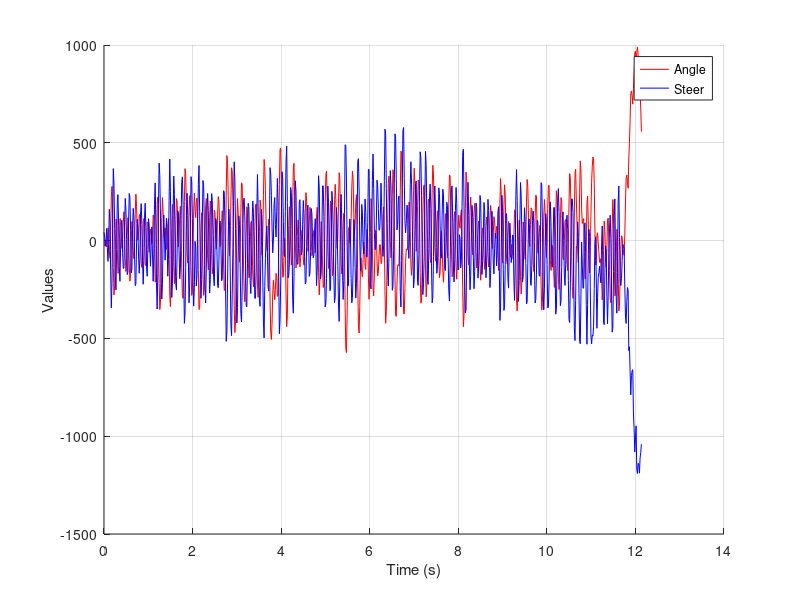

MATLAB code to generate this figure:
% chart of pid tuning
clear all; close all;
data = [-0.10 42
-0.10 16
0.00 -29
0.01 0
-0.13 62
0.00 -37
0.26 -106
0.23 -19
-0.22 160
-0.36 92
0.13 -160
0.89 -344
1.11 -218
0.52 85
-0.55 368
-1.11 295
-0.93 61
-0.23 -174
0.44 -252
0.42 -46
-0.18 200
-0.67 235
-0.63 78
-0.09 -134
0.45 -208
0.43 -38
0.10 91
-0.16 104
0.04 -60
0.37 -142
0.59 -140
0.22 74
-0.37 216
-0.63 158
-0.44 5
0.11 -174
0.47 -161
0.12 93
-0.48 241
-0.83 222
-0.66 50
-0.02 -165
0.39 -148
0.18 57
-0.22 165
-0.37 115
-0.04 -68
0.56 -230
0.95 -222
0.70 -11
0.23 109
0.01 60
0.18 -79
0.50 -167
0.54 -95
0.01 135
-0.47 189
-0.55 82
-0.16 -102
0.39 -223
0.45 -84
-0.00 120
-0.48 191
-0.51 66
-0.06 -131
0.38 -182
0.35 -46
-0.04 112
-0.24 79
-0.09 -41
0.23 -131
0.20 -25
-0.06 70
0.10 -69
0.52 -208
0.47 -65
-0.16 186
-0.85 295
-0.83 90
-0.08 -214
0.75 -350
0.89 -168
0.13 186
-0.88 396
-1.41 332
-1.26 126
-0.40 -182
0.47 -299
0.88 -220
0.59 19
0.11 131
0.04 14
0.26 -100
0.14 12
-0.18 114
-0.12 -4
0.34 -182
0.45 -97
-0.19 206
-1.12 417
-1.35 252
-0.71 -76
0.25 -291
0.74 -218
0.26 127
-0.55 330
-0.88 236
-0.45 -39
0.28 -219
0.86 -253
0.81 -69
0.24 152
-0.13 141
0.06 -52
0.52 -195
0.70 -141
0.23 108
-0.54 297
-1.13 326
-1.18 186
-0.37 -167
0.80 -423
1.47 -371
1.35 -138
0.61 130
-0.18 242
-0.46 129
-0.11 -101
0.64 -318
0.92 -222
0.43 61
-0.53 327
-1.12 299
-1.07 113
-0.26 -209
0.60 -335
0.97 -241
0.65 -4
0.47 -32
0.80 -232
0.87 -174
0.28 90
-0.59 287
-1.41 384
-1.39 150
-0.74 -110
0.17 -295
0.57 -200
0.11 110
-0.67 307
-1.12 279
-0.97 90
-0.11 -222
0.71 -319
0.86 -144
0.29 136
-0.36 241
-0.60 155
-0.26 -58
0.47 -268
0.81 -200
0.43 57
-0.28 240
-0.68 206
-0.53 31
0.10 -190
0.62 -231
0.58 -60
0.13 113
-0.17 105
0.00 -55
0.52 -229
0.90 -241
0.81 -100
0.27 93
-0.12 99
-0.09 -27
0.34 -205
0.61 -196
0.29 13
-0.50 255
-1.02 250
-1.00 99
-0.17 -242
1.04 -515
1.74 -466
1.59 -213
0.90 21
0.07 162
-0.31 77
-0.02 -157
0.80 -428
1.49 -486
1.43 -272
0.82 -42
-0.14 175
-1.32 403
-1.88 306
-1.66 63
-0.75 -241
0.31 -421
0.86 -342
0.55 -53
-0.09 126
-0.44 82
-0.18 -129
0.57 -372
1.18 -416
1.15 -235
0.35 88
-0.48 201
-1.08 217
-1.25 121
-0.75 -127
0.09 -333
0.69 -338
0.57 -115
-0.25 191
-0.76 173
-0.74 20
-0.19 -204
0.36 -271
0.40 -131
-0.12 100
-0.71 202
-0.95 137
-0.57 -85
0.19 -296
0.71 -294
0.75 -161
0.05 142
-0.89 338
-1.16 182
-0.68 -92
0.18 -311
0.83 -336
0.71 -97
0.00 160
-0.30 82
0.10 -180
0.92 -417
1.66 -498
1.51 -235
1.04 -92
0.42 22
-0.15 75
-0.22 -63
0.15 -238
0.44 -258
-0.15 78
-1.23 373
-1.88 342
-2.02 230
-1.67 62
-1.09 -62
-0.81 2
-1.02 185
-1.21 220
-1.00 83
-0.67 19
-0.73 150
-1.14 318
-1.11 196
-0.18 -182
1.15 -476
1.87 -405
1.89 -217
1.10 106
-0.05 352
-0.75 314
-0.73 98
-0.28 -74
0.05 -81
-0.26 148
-1.06 405
-1.76 483
-1.54 194
-0.45 -190
0.31 -182
0.69 -124
0.51 59
-0.13 272
-0.50 247
-0.31 56
0.67 -306
1.49 -371
1.58 -184
0.90 114
-0.03 306
-0.56 256
-0.37 20
0.10 -121
0.42 -119
0.36 -2
-0.16 200
-0.54 209
-0.35 21
0.01 -74
0.21 -54
0.03 82
-0.38 205
-0.50 137
-0.06 -81
0.57 -221
0.98 -215
0.81 -31
0.25 152
-0.22 182
-0.12 1
0.38 -183
0.68 -167
0.61 -56
0.03 164
-0.31 138
-0.22 3
0.06 -88
0.21 -72
0.02 51
-0.25 112
-0.01 -67
0.53 -230
0.68 -140
0.22 99
-0.66 332
-1.11 276
-0.79 11
-0.05 -197
0.39 -167
0.19 46
-0.50 280
-0.96 280
-0.89 124
-0.13 -173
0.78 -339
1.35 -319
1.42 -194
0.79 81
-0.13 279
-0.57 193
-0.37 -15
0.34 -256
0.81 -251
0.52 4
-0.27 252
-0.72 209
-0.63 49
-0.02 -180
0.72 -317
1.15 -288
0.84 -41
0.11 169
-0.16 66
0.11 -127
0.76 -329
1.39 -413
1.28 -195
0.37 146
-0.47 236
-0.68 76
-0.30 -139
0.35 -301
0.56 -204
-0.10 139
-1.37 490
-2.21 485
-2.29 299
-1.52 -31
-0.48 -233
0.25 -227
0.27 -22
-0.03 111
-0.06 33
0.45 -194
1.08 -318
1.42 -290
1.27 -139
0.55 108
0.12 72
0.31 -136
0.79 -294
0.94 -221
0.33 74
-0.87 404
-1.71 419
-1.89 264
-1.35 0
-0.58 -153
-0.36 -13
-0.65 185
-0.74 143
-0.38 -26
-0.03 -68
-0.13 79
-0.50 213
-0.59 144
-0.10 -83
0.23 -83
0.05 93
-0.70 364
-1.20 364
-0.77 41
0.16 -223
0.86 -247
0.67 35
-0.12 308
-0.97 443
-1.13 267
-0.69 43
-0.16 -46
0.21 -43
0.12 101
-0.42 309
-0.72 279
-0.64 163
-0.31 53
-0.08 57
-0.09 131
-0.47 294
-0.45 174
0.03 -17
0.50 -81
0.69 -23
0.03 307
-1.04 570
-1.69 544
-1.45 267
-0.56 -29
0.35 -150
1.17 -232
1.32 -69
0.79 190
0.01 358
-0.35 280
0.02 19
0.90 -254
1.45 -235
1.36 -52
0.47 291
-0.75 546
-1.53 524
-1.55 319
-0.91 55
-0.51 83
-0.49 201
-0.52 228
0.09 -39
1.03 -264
1.83 -339
1.79 -103
0.84 272
-0.52 563
-1.48 578
-1.50 317
-0.98 102
-0.44 40
-0.17 89
-0.19 181
-0.18 170
0.33 -41
0.79 -91
0.78 38
0.19 285
-0.50 403
-0.71 289
-0.40 102
0.18 -50
1.03 -242
1.48 -199
1.17 56
0.37 292
-0.22 304
-0.01 38
0.72 -214
1.24 -229
1.21 -72
0.39 256
-0.65 454
-1.28 422
-1.24 231
-0.49 -64
0.54 -276
1.10 -220
1.14 -79
0.44 218
-0.60 456
-1.15 383
-0.86 112
0.10 -209
0.81 -224
0.85 -40
0.23 226
-0.35 289
-0.45 163
0.18 -131
1.04 -318
1.54 -289
1.37 -81
0.64 164
-0.15 279
-0.42 161
-0.14 -35
0.36 -167
0.61 -128
0.34 53
-0.35 270
-0.76 241
-0.64 76
-0.16 -84
0.19 -90
-0.09 128
-0.58 263
-0.85 237
-0.55 37
0.08 -140
0.55 -153
0.40 45
-0.06 196
-0.35 179
0.07 -81
0.76 -253
1.34 -309
1.32 -141
0.68 114
-0.15 271
-0.74 280
-0.69 91
-0.11 -140
0.47 -211
0.59 -96
0.08 154
-0.55 272
-0.79 192
-0.37 -51
0.16 -150
0.52 -146
0.34 30
0.25 11
0.53 -139
0.63 -102
0.03 175
-1.02 450
-1.76 467
-1.53 167
-0.47 -202
0.66 -369
1.40 -354
1.24 -84
0.46 193
-0.34 298
-0.50 130
-0.00 -124
0.63 -251
0.89 -177
0.57 22
-0.02 180
-0.29 118
0.01 -88
0.58 -246
0.76 -159
0.48 7
-0.16 192
-0.56 174
-0.35 -25
0.18 -192
0.40 -125
0.17 30
-0.46 231
-0.81 204
-0.57 3
0.02 -173
0.26 -102
0.13 23
-0.36 195
-0.59 153
-0.27 -47
0.29 -190
0.48 -109
0.28 30
-0.29 211
-0.54 154
-0.22 -55
0.44 -240
0.72 -169
0.55 -19
0.02 150
-0.16 71
0.15 -114
0.49 -170
0.41 -42
0.16 39
0.04 12
0.29 -129
0.25 -45
-0.22 147
-0.61 173
-0.21 -105
0.77 -408
1.27 -340
0.93 -54
-0.00 232
-0.46 149
-0.08 -145
0.68 -357
1.14 -336
0.93 -123
0.16 134
-0.38 138
-0.48 21
-0.04 -192
0.39 -243
0.22 -50
-0.22 89
-0.34 10
-0.13 -112
-0.08 -68
-0.27 29
-0.38 25
0.07 -202
0.63 -306
0.56 -116
-0.31 230
-1.21 363
-1.44 206
-0.94 -60
0.01 -311
0.42 -203
0.03 84
-0.73 297
-1.09 231
-0.84 29
-0.09 -212
0.38 -185
0.26 -2
-0.22 168
-0.38 97
0.02 -118
0.77 -324
1.25 -313
1.09 -116
0.47 89
-0.02 111
-0.12 6
0.33 -219
0.67 -229
0.64 -126
0.07 103
-0.44 151
-0.63 85
-0.21 -142
0.49 -319
0.93 -301
0.90 -172
0.22 103
-0.25 99
-0.26 -31
0.07 -177
0.31 -182
-0.05 42
-0.89 296
-1.42 284
-1.27 80
-0.39 -241
0.49 -354
0.84 -243
0.56 -30
-0.04 138
-0.35 92
-0.06 -122
0.66 -344
1.13 -339
1.13 -213
0.35 110
-0.40 198
-0.61 68
-0.39 -84
-0.10 -136
-0.15 -29
-0.64 169
-0.96 169
-0.51 -110
0.44 -376
1.02 -352
0.87 -120
-0.02 203
-0.77 266
-1.00 144
-0.45 -149
0.38 -333
0.88 -307
0.81 -137
0.18 101
-0.36 147
-0.39 1
0.01 -176
0.41 -229
0.43 -124
-0.06 92
-0.49 130
-0.61 58
-0.07 -203
0.77 -404
1.37 -419
1.29 -222
0.57 50
-0.33 213
-0.94 213
-1.18 144
-0.59 -165
0.48 -446
1.36 -511
1.46 -307
0.85 -30
0.40 -30
-0.21 96
-0.45 16
0.07 -271
0.99 -515
1.63 -527
1.45 -276
0.65 -7
0.35 -120
0.41 -243
0.45 -243
-0.22 49
-0.78 91
-0.78 -62
-0.15 -330
0.76 -530
0.91 -328
0.38 -71
-0.29 58
-0.66 21
-0.30 -238
0.53 -487
1.19 -528
1.51 -484
1.71 -488
1.68 -438
1.16 -244
0.24 -16
-0.48 19
-0.50 -187
0.11 -448
0.16 -290
-0.05 -185
-0.24 -165
-0.44 -131
-0.45 -181
-0.37 -216
-0.74 -28
-1.21 75
-1.01 -139
-0.20 -416
0.40 -430
0.18 -161
-0.28 -27
-0.54 -54
-0.17 -284
0.42 -425
0.46 -272
0.00 -66
-0.61 61
-1.18 130
-1.27 10
-0.67 -258
0.25 -468
0.84 -448
0.55 -159
-0.32 127
-1.13 213
-1.08 -32
-0.43 -287
0.23 -371
0.20 -162
-0.67 200
-1.44 279
-1.32 16
-0.71 -196
-0.19 -230
0.10 -194
0.07 -101
-0.13 -19
-0.24 -30
-0.30 -38
0.13 -237
0.77 -386
1.28 -424
1.34 -311
1.18 -240
1.07 -254
1.67 -562
2.01 -543
2.47 -668
3.00 -788
3.06 -690
2.96 -667
2.79 -660
3.11 -882
3.44 -963
3.84 -1080
3.87 -1019
3.62 -947
3.85 -1168
3.96 -1191
3.81 -1139
3.60 -1142
3.47 -1189
3.10 -1112
2.69 -1083
2.23 -1041] 

% Time vector
T = 0.015; % 15ms period
t = 0:T:(length(data)-1)*T;

% Plot
figure(1);
hold on;
plot(t, data(:, 1).*250, 'r'); 
plot(t, data(:, 2), 'b');
legend('Angle', 'Steer', 'Throttle');
xlabel('Time (s)');
ylabel('Values');
grid on;